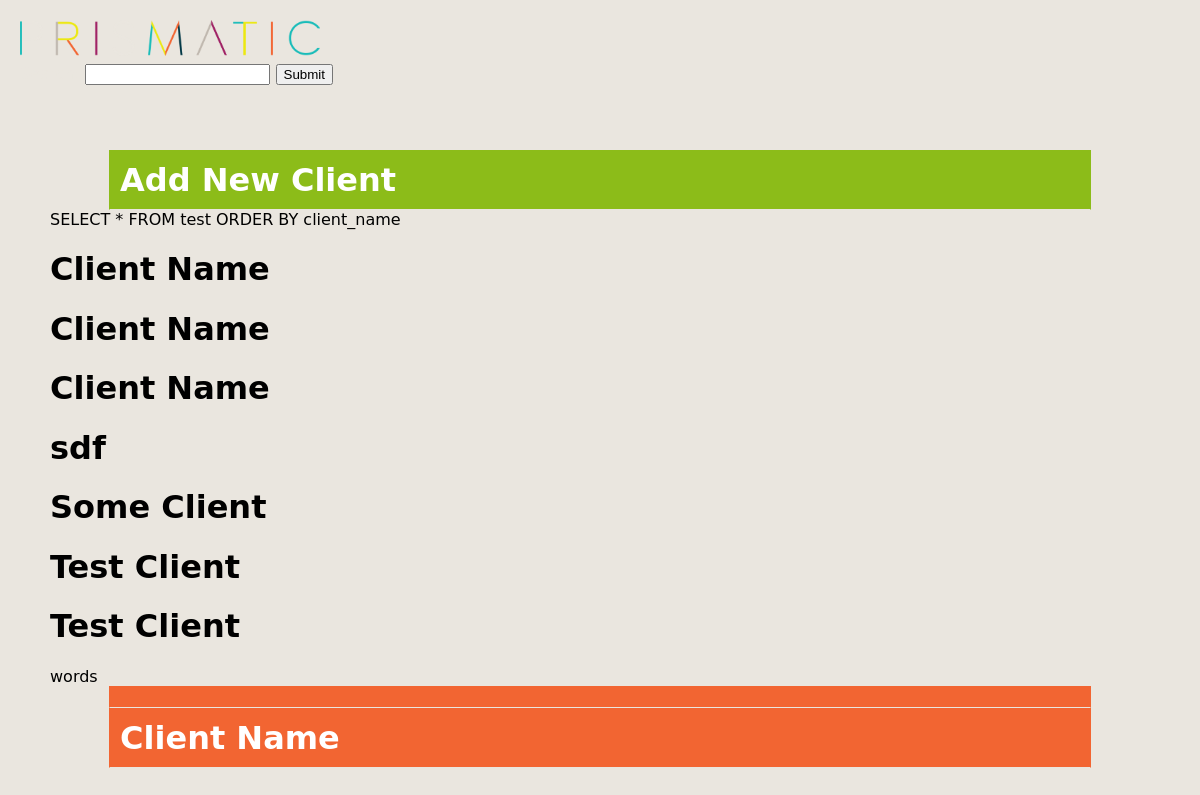
Screenshot of /index_bkup.php with the database file from the repository.
### tables this page shows
CREATE TABLE `test` (
  `client_name` varchar(255) NOT NULL,
  `type` varchar(255) NOT NULL,
  `url` text NOT NULL,
  `username` varchar(255) NOT NULL,
  `password` varchar(255) NOT NULL,
  `id` int(11) NOT NULL AUTO_INCREMENT,
  PRIMARY KEY (`id`),
  UNIQUE KEY `id` (`id`)
);

### index_bkup.php (the view, shortened to what this page needs)
<!doctype html>
<html>
<head>
<link rel="stylesheet" type="text/css" href="assets/css/styles.css">
</head>
<body>
	<?php include('header.php'); ?>
   	<main>
       <div class="newClientName slideTitle">
       		<h1>Add New Client</h1>
       </div>
		<?php
			include('config.php');
			$select = "SELECT * FROM test ORDER BY client_name";
				echo $select;
			$q_result = $con->query($select) or die('Query did not work.');
			while($result = mysqli_fetch_array( $q_result )){
				echo "<div class='ClientName slideTitle'>
					<h1>".$result['client_name']."</h1>
				</div>";
			}
			echo "words";
		?>
        <div class="clientName slideTitle">
        </div>
        <div class="clientName slideTitle">
        	<h1>Client Name</h1>
        </div>
    </main>
</body>
</html>

### assets/css/styles.css (style rules this page uses)
body { font-family: "Lucida Grande", "Lucida Sans Unicode", "Lucida Sans", "DejaVu Sans", Verdana, sans-serif; box-sizing: border-box; margin: 0; padding: 0; height: 2000px; background-color: #eae6df; }
main { margin-top: 100px; padding: 50px; }
.clientName { background-color: #f26532; border: 1px solid #f26532; border-bottom: 1px solid #eae6df; padding: 10px; width: 960px; margin: 0 auto; }
.clientName h1 { margin: 0; color: #FFF; }
.newClientName { background-color: #8cbc19; border: 1px solid #8cbc19; border-bottom: 1px solid #eae6df; padding: 10px; width: 960px; margin: 0 auto; }
.newClientName h1 { margin: 0; color: #FFF; }

### rows the page displays
test: client_name "Client Name"
test: client_name "Client Name"
test: client_name "Client Name"
test: client_name "sdf"
test: client_name "Some Client"
test: client_name "Test Client"
test: client_name "Test Client"

### other values shown
$select "SELECT * FROM test ORDER BY client_name"
